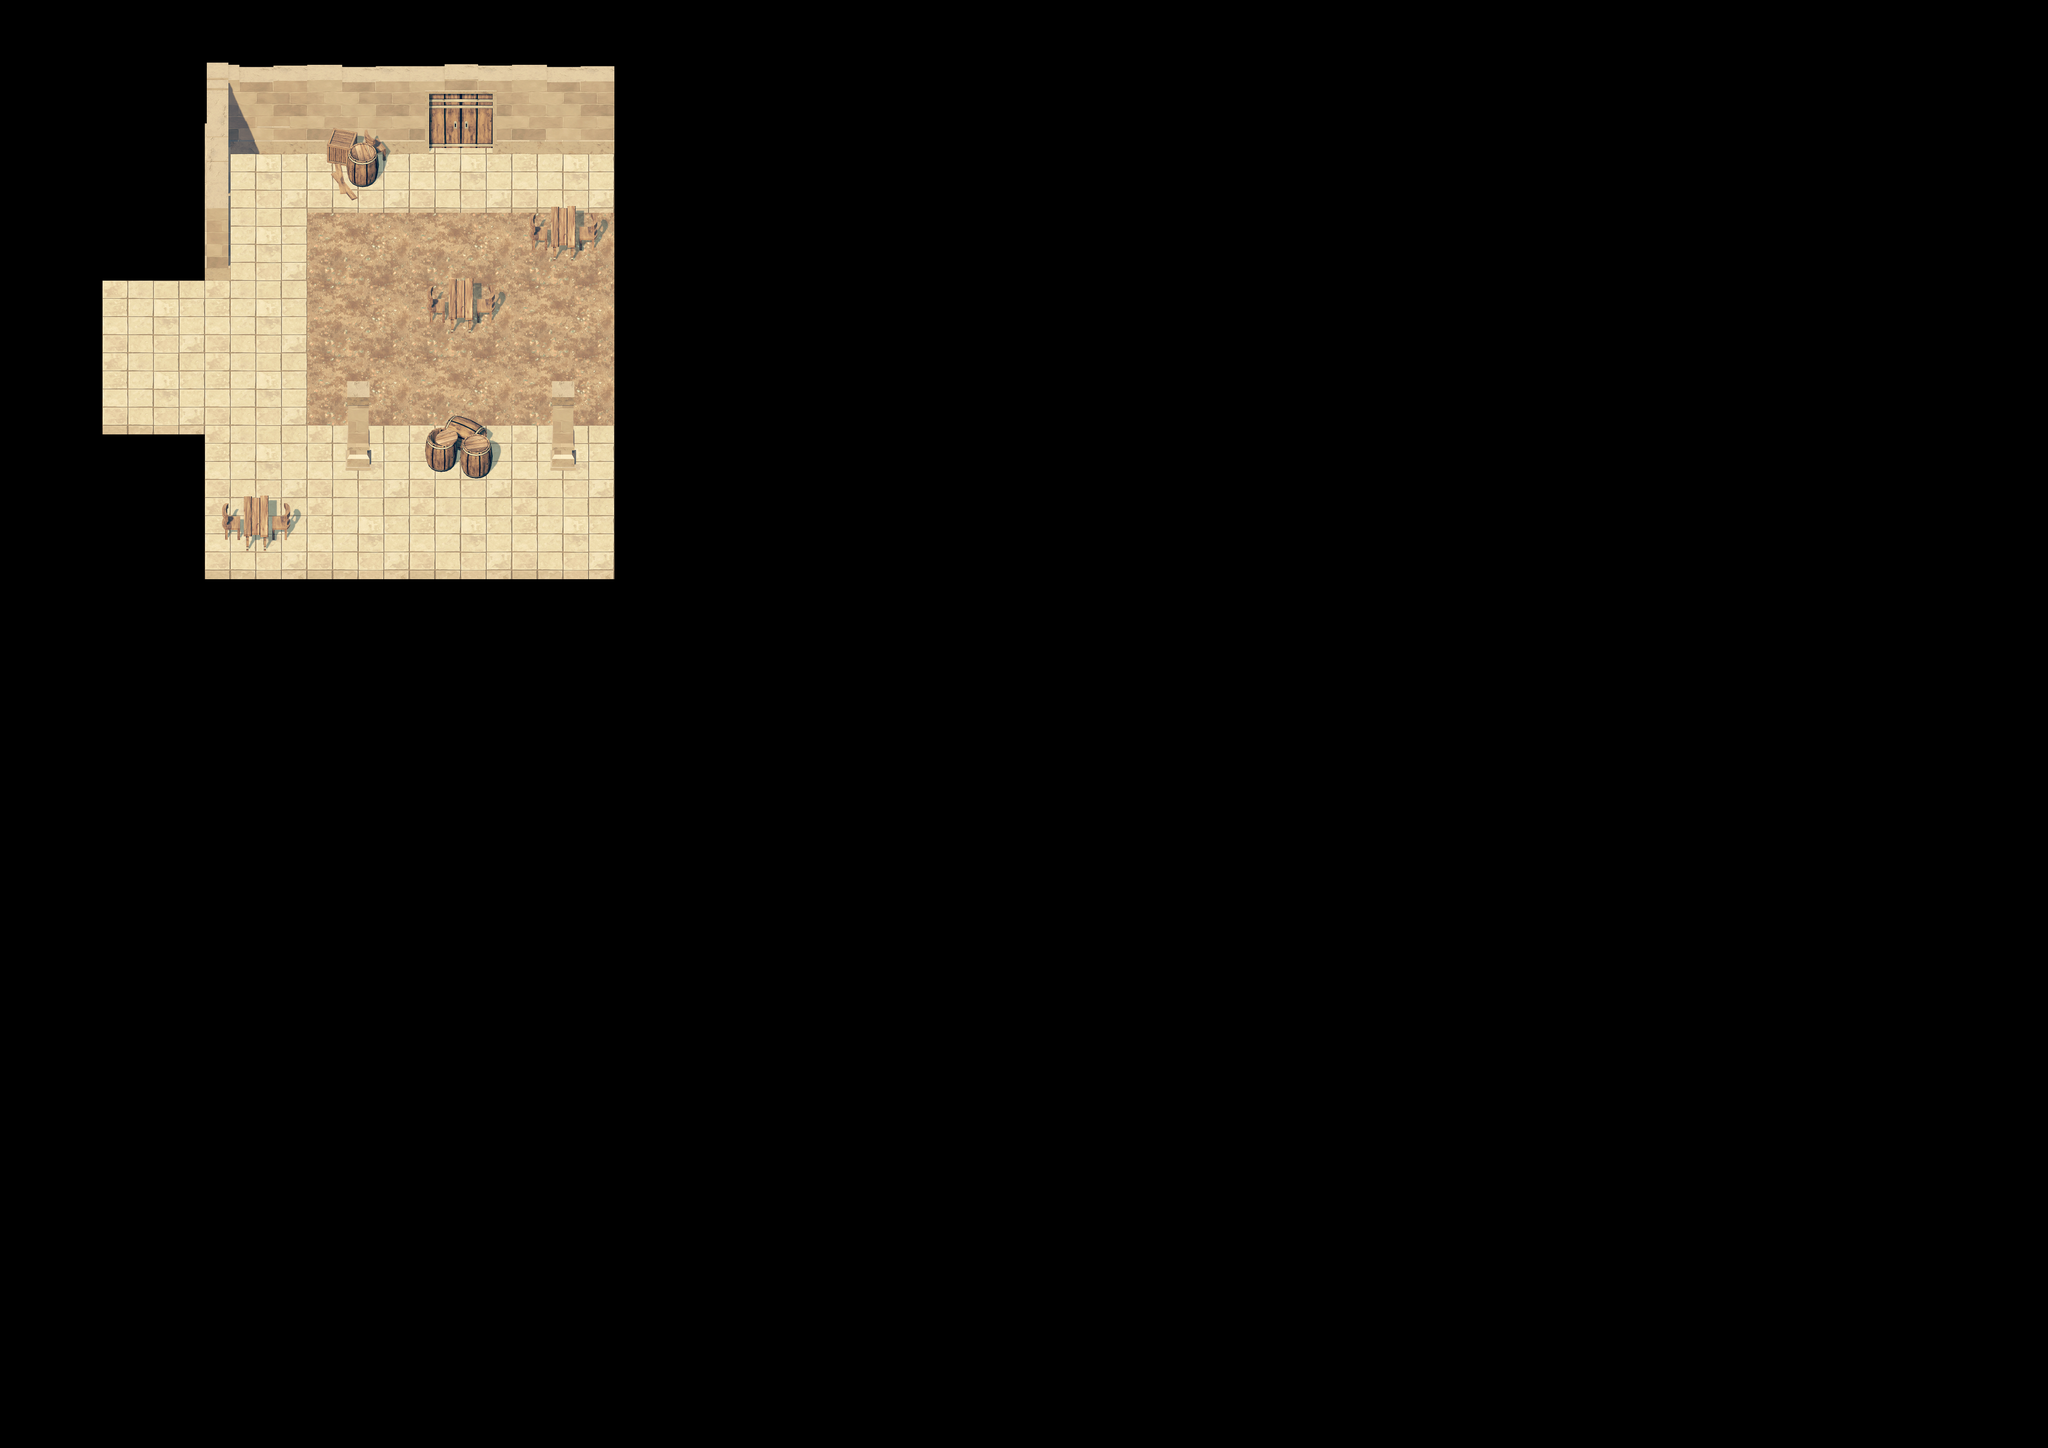

The image is a tile-based game level rendered from a .tmx file. Its description and complete source (layers, tilesets, objects, tile grids) follow:
An orthogonal 20x20 tile map with 256x181 px tiles, 3 tile layers (Tiles, Walls, Objects).

<map version="1.0" orientation="orthogonal" renderorder="right-down" width="20" height="20" tilewidth="256" tileheight="181" nextobjectid="1">
 <tileset firstgid="1" name="Sample" tilewidth="256" tileheight="512" tilecount="10" columns="0">
  <tile id="0">
   <image width="256" height="512" source="../Top-down/dirt_E.png" />
  </tile>
  <tile id="1">
   <image width="256" height="512" source="../Top-down/stone_E.png" />
  </tile>
  <tile id="2">
   <image width="256" height="512" source="../Top-down/barrels_E.png" />
  </tile>
  <tile id="3">
   <image width="256" height="512" source="../Top-down/stoneColumn_E.png" />
  </tile>
  <tile id="4">
   <image width="256" height="512" source="../Top-down/stoneWallCorner_W.png" />
  </tile>
  <tile id="5">
   <image width="256" height="512" source="../Top-down/stoneWall_W.png" />
  </tile>
  <tile id="6">
   <image width="256" height="512" source="../Top-down/stoneWall_S.png" />
  </tile>
  <tile id="7">
   <image width="256" height="512" source="../Top-down/stoneWallGateClosed_W.png" />
  </tile>
  <tile id="8">
   <image width="256" height="512" source="../Top-down/woodenPile_S.png" />
  </tile>
  <tile id="9">
   <image width="256" height="512" source="../Top-down/tableShortChairs_N.png" />
  </tile>
 </tileset>
 <layer name="Tiles" width="20" height="20">
  <data encoding="csv">
0,0,0,0,0,0,0,0,0,0,0,0,0,0,0,0,0,0,0,0,
0,0,0,0,0,0,0,0,0,0,0,0,0,0,0,0,0,0,0,0,
0,0,2,2,2,2,0,0,0,0,0,0,0,0,0,0,0,0,0,0,
0,0,2,1,1,1,0,0,0,0,0,0,0,0,0,0,0,0,0,0,
0,2,2,1,1,1,0,0,0,0,0,0,0,0,0,0,0,0,0,0,
0,2,2,1,1,1,0,0,0,0,0,0,0,0,0,0,0,0,0,0,
0,0,2,2,2,2,0,0,0,0,0,0,0,0,0,0,0,0,0,0,
0,0,2,2,2,2,0,0,0,0,0,0,0,0,0,0,0,0,0,0,
0,0,0,0,0,0,0,0,0,0,0,0,0,0,0,0,0,0,0,0,
0,0,0,0,0,0,0,0,0,0,0,0,0,0,0,0,0,0,0,0,
0,0,0,0,0,0,0,0,0,0,0,0,0,0,0,0,0,0,0,0,
0,0,0,0,0,0,0,0,0,0,0,0,0,0,0,0,0,0,0,0,
0,0,0,0,0,0,0,0,0,0,0,0,0,0,0,0,0,0,0,0,
0,0,0,0,0,0,0,0,0,0,0,0,0,0,0,0,0,0,0,0,
0,0,0,0,0,0,0,0,0,0,0,0,0,0,0,0,0,0,0,0,
0,0,0,0,0,0,0,0,0,0,0,0,0,0,0,0,0,0,0,0,
0,0,0,0,0,0,0,0,0,0,0,0,0,0,0,0,0,0,0,0,
0,0,0,0,0,0,0,0,0,0,0,0,0,0,0,0,0,0,0,0,
0,0,0,0,0,0,0,0,0,0,0,0,0,0,0,0,0,0,0,0,
0,0,0,0,0,0,0,0,0,0,0,0,0,0,0,0,0,0,0,0
</data>
 </layer>
 <layer name="Walls" width="20" height="20">
  <data encoding="csv">
0,0,0,0,0,0,0,0,0,0,0,0,0,0,0,0,0,0,0,0,
0,0,0,0,0,0,0,0,0,0,0,0,0,0,0,0,0,0,0,0,
0,0,5,6,8,6,0,0,0,0,0,0,0,0,0,0,0,0,0,0,
0,0,7,0,0,0,0,0,0,0,0,0,0,0,0,0,0,0,0,0,
0,0,0,0,0,0,0,0,0,0,0,0,0,0,0,0,0,0,0,0,
0,0,0,0,0,0,0,0,0,0,0,0,0,0,0,0,0,0,0,0,
0,0,0,4,0,4,0,0,0,0,0,0,0,0,0,0,0,0,0,0,
0,0,0,0,0,0,0,0,0,0,0,0,0,0,0,0,0,0,0,0,
0,0,0,0,0,0,0,0,0,0,0,0,0,0,0,0,0,0,0,0,
0,0,0,0,0,0,0,0,0,0,0,0,0,0,0,0,0,0,0,0,
0,0,0,0,0,0,0,0,0,0,0,0,0,0,0,0,0,0,0,0,
0,0,0,0,0,0,0,0,0,0,0,0,0,0,0,0,0,0,0,0,
0,0,0,0,0,0,0,0,0,0,0,0,0,0,0,0,0,0,0,0,
0,0,0,0,0,0,0,0,0,0,0,0,0,0,0,0,0,0,0,0,
0,0,0,0,0,0,0,0,0,0,0,0,0,0,0,0,0,0,0,0,
0,0,0,0,0,0,0,0,0,0,0,0,0,0,0,0,0,0,0,0,
0,0,0,0,0,0,0,0,0,0,0,0,0,0,0,0,0,0,0,0,
0,0,0,0,0,0,0,0,0,0,0,0,0,0,0,0,0,0,0,0,
0,0,0,0,0,0,0,0,0,0,0,0,0,0,0,0,0,0,0,0,
0,0,0,0,0,0,0,0,0,0,0,0,0,0,0,0,0,0,0,0
</data>
 </layer>
 <layer name="Objects" width="20" height="20">
  <data encoding="csv">
0,0,0,0,0,0,0,0,0,0,0,0,0,0,0,0,0,0,0,0,
0,0,0,0,0,0,0,0,0,0,0,0,0,0,0,0,0,0,0,0,
0,0,0,9,0,0,0,0,0,0,0,0,0,0,0,0,0,0,0,0,
0,0,0,0,0,10,0,0,0,0,0,0,0,0,0,0,0,0,0,0,
0,0,0,0,10,0,0,0,0,0,0,0,0,0,0,0,0,0,0,0,
0,0,0,0,0,0,0,0,0,0,0,0,0,0,0,0,0,0,0,0,
0,0,0,0,3,0,0,0,0,0,0,0,0,0,0,0,0,0,0,0,
0,0,10,0,0,0,0,0,0,0,0,0,0,0,0,0,0,0,0,0,
0,0,0,0,0,0,0,0,0,0,0,0,0,0,0,0,0,0,0,0,
0,0,0,0,0,0,0,0,0,0,0,0,0,0,0,0,0,0,0,0,
0,0,0,0,0,0,0,0,0,0,0,0,0,0,0,0,0,0,0,0,
0,0,0,0,0,0,0,0,0,0,0,0,0,0,0,0,0,0,0,0,
0,0,0,0,0,0,0,0,0,0,0,0,0,0,0,0,0,0,0,0,
0,0,0,0,0,0,0,0,0,0,0,0,0,0,0,0,0,0,0,0,
0,0,0,0,0,0,0,0,0,0,0,0,0,0,0,0,0,0,0,0,
0,0,0,0,0,0,0,0,0,0,0,0,0,0,0,0,0,0,0,0,
0,0,0,0,0,0,0,0,0,0,0,0,0,0,0,0,0,0,0,0,
0,0,0,0,0,0,0,0,0,0,0,0,0,0,0,0,0,0,0,0,
0,0,0,0,0,0,0,0,0,0,0,0,0,0,0,0,0,0,0,0,
0,0,0,0,0,0,0,0,0,0,0,0,0,0,0,0,0,0,0,0
</data>
 </layer>
</map>
